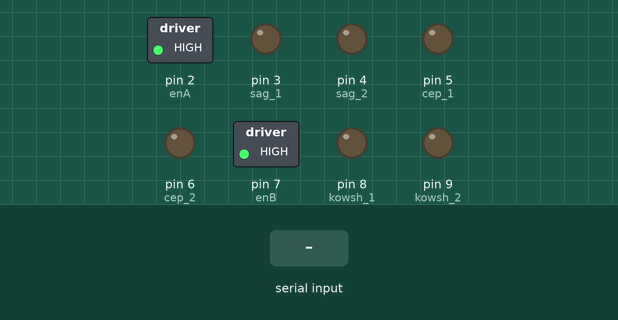
A sketch run on a simulated Arduino Uno, built with avr-gcc and run on an emulated ATmega328P. On the bench: switched loads named in the sketch (green lamp = pin HIGH), output pins drawn as LEDs (lit = HIGH). The inputs (shaded band) are chosen by the test bench. What the sketch prints to the serial monitor is not drawn.

Above: at 1.3 s.
1.4 s: "1" received over Serial
At 2.3 s:
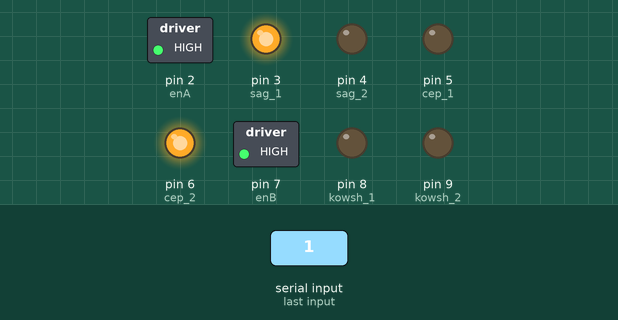
3.1 s: "2" received over Serial
At 3.5 s:
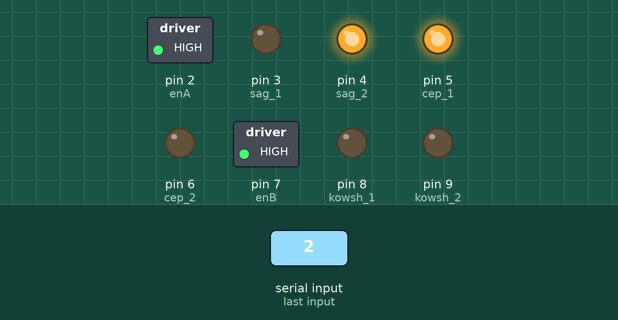
4.7 s: "4" received over Serial
At 5.9 s:
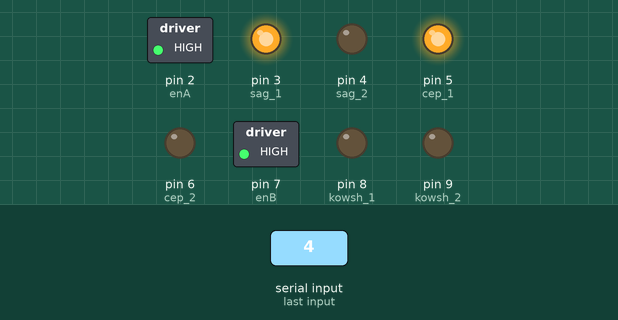
6.3 s: "3" received over Serial
At 7.2 s:
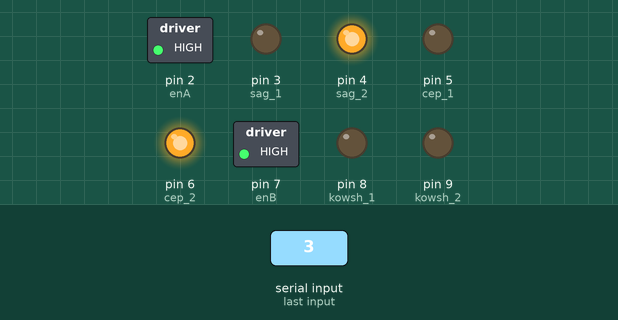
7.9 s: "8" received over Serial
At 8.4 s:
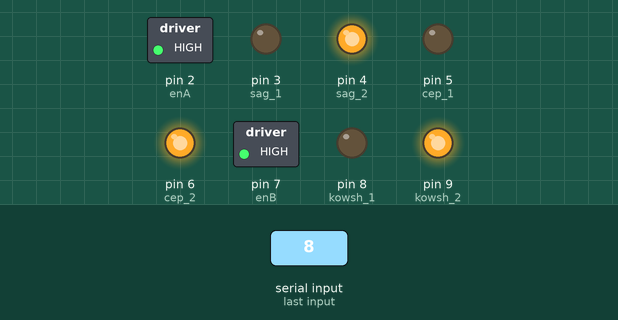
9.5 s: "0" received over Serial
At 10.8 s:
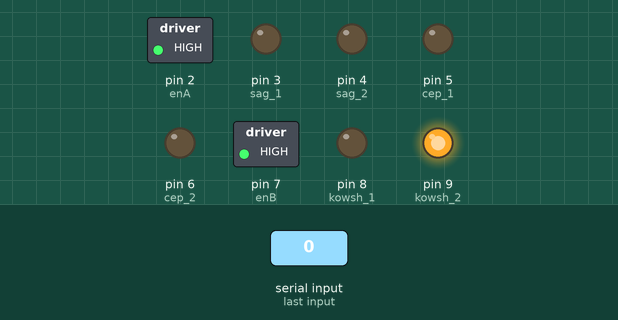
Timing chart, 0 to 12.1 s (numbered marks = the images above; inputs shaded):
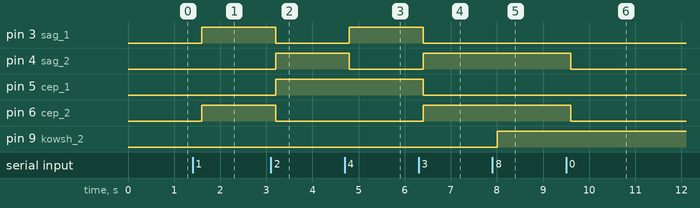

Measured:
- after the input at 1.4 s, pin 3 (sag_1), pin 6 (cep_2): LOW → HIGH after 0.20 s
- after the input at 3.1 s, pin 3 (sag_1), pin 6 (cep_2): HIGH → LOW after 0.10 s; pin 4 (sag_2), pin 5 (cep_1): LOW → HIGH after 0.10 s
- after the input at 4.7 s, pin 3 (sag_1): LOW → HIGH after 0.10 s; pin 4 (sag_2): HIGH → LOW after 0.10 s
- after the input at 6.3 s, pin 3 (sag_1), pin 5 (cep_1): HIGH → LOW after 0.10 s; pin 4 (sag_2), pin 6 (cep_2): LOW → HIGH after 0.10 s
- after the input at 7.9 s, pin 9 (kowsh_2): LOW → HIGH after 0.10 s
- after the input at 9.5 s, pin 4 (sag_2), pin 6 (cep_2): HIGH → LOW after 0.10 s

The sketch:

sumo_robot.ino
```cpp
#define sag_1 3
#define sag_2 4
#define cep_1 5
#define cep_2 6
#define enA 2
#define enB 7


#define kowsh_1 8
#define kowsh_2 9

#include <Servo.h>
Servo myservo;
Servo tormoz;
char stream = 0;
int sag_1_state = 0;
int sag_2_state = 0;
int cep_1_state = 0;
int cep_2_state = 0;


void setup() {
  Serial.begin(9600);
  pinMode (sag_1, OUTPUT);
  pinMode (sag_2, OUTPUT);
  pinMode (cep_1, OUTPUT);
  pinMode (cep_2, OUTPUT);
  pinMode (enA, OUTPUT);
  pinMode (enB, OUTPUT);
  pinMode (kowsh_1, OUTPUT);
  pinMode (kowsh_2, OUTPUT);
  digitalWrite(enA, 1);
  digitalWrite(enB, 1);

//  myservo.attach(8);//servo kod
//  tormoz.attach(9);//servo kod

//  tormoz.write(70);
//  myservo.write(110);
}

void loop() {

//        digitalWrite(kowsh_1, 1);
//        digitalWrite(kowsh_2, 0);
        delay(200);
  if (Serial.available() > 0) {
//    stream = btModule.read();
    Serial.println(stream);
    stream = Serial.read();
//      Serial.print(data);
//    stream.trim();
//    if (stream.length() > 0) {
      if(stream == '1'){
//       Serial.println("one yoreyaris");
         one_yore();
           }
      if (stream == '2'){
//        Serial.println("yza yoreyaris");
          yza_yore();
      }
      if (stream == '4'){

        Serial.println("saga yoreyaris");
          saga_owrum();
      }
      if (stream == '3'){
         Serial.println("cepe yoreyaris");
          cepe_owrum();
      }
      if (stream == '0'){
          stop();
      }
      if(stream =='8'){
        Serial.println ("servo acylyar");
        digitalWrite(kowsh_1, 0);
        digitalWrite(kowsh_2, 1);
//        delay(200);
//        digitalWrite(kowsh_1, 0);
//        digitalWrite(kowsh_2, 0);

        ////  acyldy();
        //myservo.write(0);
        //
        ////acyldy();
        //tormoz.write(180);
      }


      if (stream == '5'){
        digitalWrite(kowsh_1, 0);
        digitalWrite(kowsh_2, 0);
      }

       if (stream =='9'){
        digitalWrite(kowsh_1, 1);
        digitalWrite(kowsh_2, 0);
//        delay(200);
//        digitalWrite(kowsh_1, 0);
//        digitalWrite(kowsh_2, 0);
//        Serial.println ("servo yapylyar");
        ////yapyldy();
        //myservo.write(110);
        //
        ////yapyldy();
        //tormoz.write(70);
       }
     }

  digitalWrite(sag_1, sag_1_state);
  digitalWrite(sag_2, sag_2_state);
  digitalWrite(cep_1, cep_1_state);
  digitalWrite(cep_2, cep_2_state);
}


void one_yore(){
 sag_1_state = 1;
 sag_2_state = 0;
 cep_1_state = 0;
 cep_2_state = 1;


}

void yza_yore(){
  sag_1_state =0;
 sag_2_state = 1;
 cep_1_state = 1;
 cep_2_state = 0;

}


void cepe_owrum(){
 sag_1_state = 0;
 sag_2_state = 1;
 cep_1_state = 0;
 cep_2_state = 1;
}


void saga_owrum(){
 sag_1_state = 1;
 sag_2_state = 0;
 cep_1_state = 1;
 cep_2_state = 0;
}


void stop(){
 sag_1_state = 0;
 sag_2_state = 0;
 cep_1_state = 0;
 cep_2_state = 0;
}
//SUMO ROBOT KODY !!!!
```

line_follower_2.cpp
```cpp
#define left_motor_forward 4
#define left_motor_backward 7
#define left_motor_pwm 5
#define right_motor_pwm 6
#define right_motor_forward 3
#define right_motor_backward 2

#define set_point 2000
#define max_speed 200 //set Max Speed Value
#define Kp 0 //set Kp Value
#define Ki 0 //set Ki Value
#define Kd 0 //set Kd Value

int proportional=0;
int integral=0;
int derivative=0;
int last_proportional=0;
int right_speed=0;
int left_speed=0;
int sensors_sum=0;
int sensors_average=0;
int sensors[5]={0,0,0,0,0};
int Position=0;
int error_value=0;
void setup()
{
  pinMode(right_motor_forward,OUTPUT);
  pinMode(right_motor_backward,OUTPUT);
}
void Stop()
{
  analogWrite(left_motor_pwm,0);
  analogWrite(right_motor_pwm,0);
  delay(500);
}
void pid_calc()
{


  proportional=Position-set_point;
  integral = integral + proportional;
  derivative = proportional - last_proportional;
  last_proportional = proportional;
  error_value = int(proportional * Kp + integral * Ki + derivative * Kd);
}
void calc_turn()
{
                                              //Restricting the error value between +256.
if (error_value< -256)
  {
error_value = -256;
  }
if (error_value> 256)
  {
error_value = 256;
  }
                                              // If error_value is less than zero calculate right turn speed values
if (error_value< 0)
  {
right_speed = max_speed + error_value;
left_speed = max_speed;
  }
  else
  {
right_speed = max_speed;
left_speed = max_speed - error_value;
  }
}
void motor_drive (int right_speed,int left_speed)
{
  if (right_speed>255)
      right_speed=255;
  if (right_speed<0)
      right_speed=0;
  if (left_speed>255)
      left_speed=255;
  if (left_speed<0)
      left_speed=0;

  digitalWrite(left_motor_forward,1);
  digitalWrite(right_motor_forward,1);
  digitalWrite(left_motor_backward,0);
  digitalWrite(right_motor_backward,0);
  analogWrite(left_motor_pwm,left_speed);
  analogWrite(right_motor_pwm,right_speed);
  delay(100);
}
void forward()
{
  Serial.println("the bot will move forward");
  digitalWrite(left_motor_forward,1);
  digitalWrite(right_motor_forward,1);
  digitalWrite(left_motor_backward,0);
  digitalWrite(right_motor_backward,0);
  analogWrite(left_motor_pwm,150);
  analogWrite(right_motor_pwm,150);
  delay(1000);
  Stop();

}

void loop()
{
int  sensors_average = 0;
  sensors_sum = 0;

  for (int i = 0; i <=4; i++)
   {
    sensors[i] = analogRead(i);
    sensors_average += sensors[i] * i * 1000   ;
    sensors_sum += sensors[i];
    }
  if(sensors_sum==0)
  {
    Stop();
  }
  if (sensors_sum >= 3500)
  {
   forward();
  }

  if(sensors_sum < 3500 && sensors_sum > 0)
      {
        Position = int(sensors_average / sensors_sum);
        pid_calc();
        calc_turn();
        motor_drive(right_speed,left_speed);
      }


 delay(500);
}
```

line_follower_3.cpp
```cpp
const int lMotFwd=9;  // connection on pin 9 left motor forward
const int rMotFwd=10; //connection on pin 10 right motor forward
const int lMotRev=11; //connection on pin 11 left motor reverse
const int rMotRev=12;  //connection on pin 12 right motor reverse
const int onblack= 300;  // reading for black line from sensor is less than this
const int onWhite= 700; // reading for white line is greater than this

void setup() {

  Serial.begin(9600);

  // pinMode(A0,INPUT);
  pinMode(A1,INPUT);  //extreme left sensor
  pinMode(A2,INPUT);  //left
  pinMode(A3,INPUT);  // middle sensor
  pinMode(A4,INPUT);   // right
  pinMode(A5,INPUT);  // extreme right sensor

  pinMode(lMotFwd,OUTPUT);
  pinMode(rMotFwd,OUTPUT);
  pinMode(lMotRev,OUTPUT);
  pinMode(rMotRev,OUTPUT);


}


bool isOnBlack(int sensor){

if( sensor<=onblack)
return true;
else
return false;
}


bool isOnWhite(int sensor){
  if(sensor>=onWhite)
  return true;
  else
  return false;
}


void moveForward()
{
  digitalWrite(lMotFwd,HIGH);
  digitalWrite(rMotFwd,HIGH);

  digitalWrite(rMotRev,LOW);
  digitalWrite(lMotRev,LOW);

}

void turnLeft()
{
  digitalWrite(lMotFwd,LOW);
  digitalWrite(rMotFwd,HIGH);


  digitalWrite(rMotRev,LOW);
  digitalWrite(lMotRev,LOW);
}


void turnRight()
{
  digitalWrite(lMotFwd,HIGH);
  digitalWrite(rMotFwd,LOW);

  digitalWrite(rMotRev,LOW);
  digitalWrite(lMotRev,LOW);
}

void turnCircle()
{
  digitalWrite(lMotFwd,LOW);
  digitalWrite(rMotRev,LOW);
  digitalWrite(lMotRev,HIGH);
  digitalWrite(rMotFwd,HIGH);
}

void Stop()
{

digitalWrite(lMotFwd,LOW);
digitalWrite(rMotFwd,LOW);
digitalWrite(lMotRev,LOW);
digitalWrite(rMotRev,LOW);

}

void loop() {
  // put your main code here, to run repeatedly:
int sensor1=analogRead(A1);//sensor1  Extreme Left
int sensor2=analogRead(A2);//sensor2
int sensor3=analogRead(A3);//sensor3  middle
int sensor4=analogRead(A4);//sensor4
int sensor5=analogRead(A5);//sensor5   Extreme right
Serial.print("extreme Left: ");
Serial.print(sensor1);
Serial.print("\t lower left: ");
Serial.print(sensor2);
Serial.print("\t middle: ");
Serial.print(sensor3);
Serial.print("\t lowerRight: ");
Serial.print(sensor4);
Serial.print("\t Extreme Right: ");
Serial.println(sensor5);


if( isOnBlack(sensor1)){
  turnLeft();
}else{

  if(isOnBlack(sensor3)&&isOnWhite(sensor1)){
    moveForward();
  }else

  if( isOnWhite(sensor1)&& isOnWhite(sensor3)&& isOnBlack(sensor5)  ){
    turnRight();
  }else

  if(isOnBlack(sensor2)){
    turnLeft();
  }else
  if(isOnBlack(sensor4)){
    turnRight();
  }else
  if( isOnWhite(sensor1) && isOnWhite(sensor2) && isOnWhite(sensor3) && isOnWhite(sensor4) && isOnWhite(sensor5) ){
    turnCircle();   // replace with left if gap is present
  }


}


}
```

maze-solwing-bot-3sensors.cpp
```cpp
#define ENABLE_A 6
#define MOTOR_A1 3
#define MOTOR_A2 4

// Define pins for Motor B
#define ENABLE_B 9
#define MOTOR_B1 8
#define MOTOR_B2 2

// Right sensor
#define TRIG_RIGHT 10
#define ECHO_RIGHT 11

// Right-center sensor
#define TRIG_MID_CTR 12
#define ECHO_MID_CTR 13

// Left sensor
#define TRIG_LEFT 4
#define ECHO_LEFT 5

/*---Helper-Function Prototypes---*/
// Motors
void disableMotors(void);
void enableMotors(void);
void goForward(void);
void goLeft(void);
void goRight(void);
void leftAvoid(void);
void rightAvoid(void);

void setupPins(void);

// Ultrasonic sensors
void doPingRight(void);
void doPingMidCtr(void);
void doPingLeft(void);
void getDistances(void);

// Obstacle avoidance
void avoidObstacles(void);

// For Ultrasonic sensor distance readings
int distance_right;
int distance_midctr;
int distance_left;
int limit = 9; // Inches, try 5-10 depending on battery strength
bool right_or_left = false; // Switch


void setup(void) {
  setupPins();
  enableMotors();
}

void loop(void) {
	getDistances();
	avoidObstacles();
}

void avoidObstacles(){
  //if (distance_midctr < limit){
  //  if (right_or_left) {
  //    rightAvoid();
  //  }
  //  else {
  //    leftAvoid();
  //  }
  //  right_or_left = !(right_or_left);
  //}


  //if(distance_left < limit) {
  //  rightAvoid();
  //}
  //else if(distance_right < limit) {
  //  leftAvoid();
  //}
  //else {
	//	goForward();
	//	delay(50);
  //}

  goForward();
}

void doPingRight() {
  /*
   * Returns the distance to the obstacle as an integer in inches
   */
  // Make the Trigger LOW (0 volts) for 2 microseconds
  digitalWrite(TRIG_RIGHT, LOW);
  delayMicroseconds(2);

  // Emit high frequency 40kHz sound pulse
  // (i.e. pull the Trigger)
  // by making Trigger HIGH (5 volts)
  // for 10 microseconds
  digitalWrite(TRIG_RIGHT, HIGH);
  delayMicroseconds(10);
  digitalWrite(TRIG_RIGHT, LOW);

  // Detect a pulse on the Echo pin.
  // pulseIn() measures the time in
  // microseconds until the sound pulse
  // returns back to the sensor.
  distance_right = pulseIn(ECHO_RIGHT, HIGH);

  // Speed of sound is:
  // 13511.811023622 inches per second
  // 13511.811023622/10^6 inches per microsecond
  // 0.013511811 inches per microsecond
  // Taking the reciprocal, we have:
  // 74.00932414 microseconds per inch
  // Below, we convert microseconds to inches by
  // dividing by 74 and then dividing by 2
  // to account for the roundtrip time.
  distance_right = distance_right / 74 / 2;
  distance_right = abs(distance_right);
}

void doPingMidCtr(){
  /*
   * Returns the distance to the obstacle as an integer in inches
   */

  // Make the Trigger LOW (0 volts) for 2 microseconds
  digitalWrite(TRIG_MID_CTR, LOW);
  delayMicroseconds(2);

  // Emit high frequency 40kHz sound pulse
  // (i.e. pull the Trigger)
  // by making Trigger HIGH (5 volts)
  // for 10 microseconds
  digitalWrite(TRIG_MID_CTR, HIGH);
  delayMicroseconds(10);
  digitalWrite(TRIG_MID_CTR, LOW);

  // Detect a pulse on the Echo pin.
  // pulseIn() measures the time in
  // microseconds until the sound pulse
  // returns back to the sensor.
  distance_midctr = pulseIn(ECHO_MID_CTR, HIGH);

  // Speed of sound is:
  // 13511.811023622 inches per second
  // 13511.811023622/10^6 inches per microsecond
  // 0.013511811 inches per microsecond
  // Taking the reciprocal, we have:
  // 74.00932414 microseconds per inch
  // Below, we convert microseconds to inches by
  // dividing by 74 and then dividing by 2
  // to account for the roundtrip time.
  distance_midctr = distance_midctr / 74 / 2;
  distance_midctr = abs(distance_midctr);
}

void doPingLeft(){
  /*
   * Returns the distance to the obstacle as an integer in inches
   */

  // Make the Trigger LOW (0 volts) for 2 microseconds
  digitalWrite(TRIG_LEFT, LOW);
  delayMicroseconds(2);

  // Emit high frequency 40kHz sound pulse
  // (i.e. pull the Trigger)
  // by making Trigger HIGH (5 volts)
  // for 10 microseconds
  digitalWrite(TRIG_LEFT, HIGH);
  delayMicroseconds(10);
  digitalWrite(TRIG_LEFT, LOW);

  // Detect a pulse on the Echo pin.
  // pulseIn() measures the time in
  // microseconds until the sound pulse
  // returns back to the sensor.
  distance_left = pulseIn(ECHO_LEFT, HIGH);

  // Speed of sound is:
  // 13511.811023622 inches per second
  // 13511.811023622/10^6 inches per microsecond
  // 0.013511811 inches per microsecond
  // Taking the reciprocal, we have:
  // 74.00932414 microseconds per inch
  // Below, we convert microseconds to inches by
  // dividing by 74 and then dividing by 2
  // to account for the roundtrip time.
  distance_left = distance_left / 74 / 2;
  distance_left = abs(distance_left);
}

void getDistances() {
  // Take distance readings on the HC-SR04
  doPingRight();
  doPingMidCtr();
  doPingLeft();
}

void disableMotors(){
  digitalWrite(ENABLE_A, LOW);
  digitalWrite(ENABLE_B, LOW);
}

void enableMotors(){
  digitalWrite(ENABLE_A, HIGH);
  digitalWrite(ENABLE_B, HIGH);
}

void goForward(){
  digitalWrite(MOTOR_A1, LOW);
  digitalWrite(MOTOR_A2, HIGH);
  digitalWrite(MOTOR_B1, LOW);
  digitalWrite (MOTOR_B2, HIGH);
}

void goLeft(){
  digitalWrite(MOTOR_A1, LOW);
  digitalWrite(MOTOR_A2, HIGH);
  digitalWrite(MOTOR_B1, HIGH);
  digitalWrite (MOTOR_B2, LOW);
}

void goRight(){
  digitalWrite(MOTOR_A1, HIGH);
  digitalWrite(MOTOR_A2, LOW);
  digitalWrite(MOTOR_B1, LOW);
  digitalWrite (MOTOR_B2, HIGH);
}

void leftAvoid(){
  // Go to the left when an object is detected
  // on the right-side of the vehicle
  while((distance_right < limit) || (distance_midctr < limit)) {
    goLeft();
    delay(4);
    doPingRight();
    doPingMidCtr();
  }
  goForward();

}


void rightAvoid(){
  while((distance_left < limit) || (distance_midctr < limit)) {
    goRight();
    delay(4);
    doPingLeft();
    doPingMidCtr();
  }
  goForward();
}

void setupPins(){
  // Configure motor pins
  pinMode(ENABLE_A, OUTPUT);
  pinMode(MOTOR_A1, OUTPUT);
  pinMode(MOTOR_A2, OUTPUT);
  pinMode(ENABLE_B, OUTPUT);
  pinMode(MOTOR_B1, OUTPUT);
  pinMode(MOTOR_B2, OUTPUT);

  // Configure HC-SR04 pins
  pinMode(TRIG_RIGHT, OUTPUT);
  pinMode(ECHO_RIGHT, INPUT);
  pinMode(TRIG_MID_CTR, OUTPUT);
  pinMode(ECHO_MID_CTR, INPUT);
  pinMode(TRIG_LEFT, OUTPUT);
  pinMode(ECHO_LEFT, INPUT);
}
```

Source omitted: -solwing-bot_simplified.cpp (8932 bytes), maze-solwing-bot_v3.cpp (13383 bytes)
